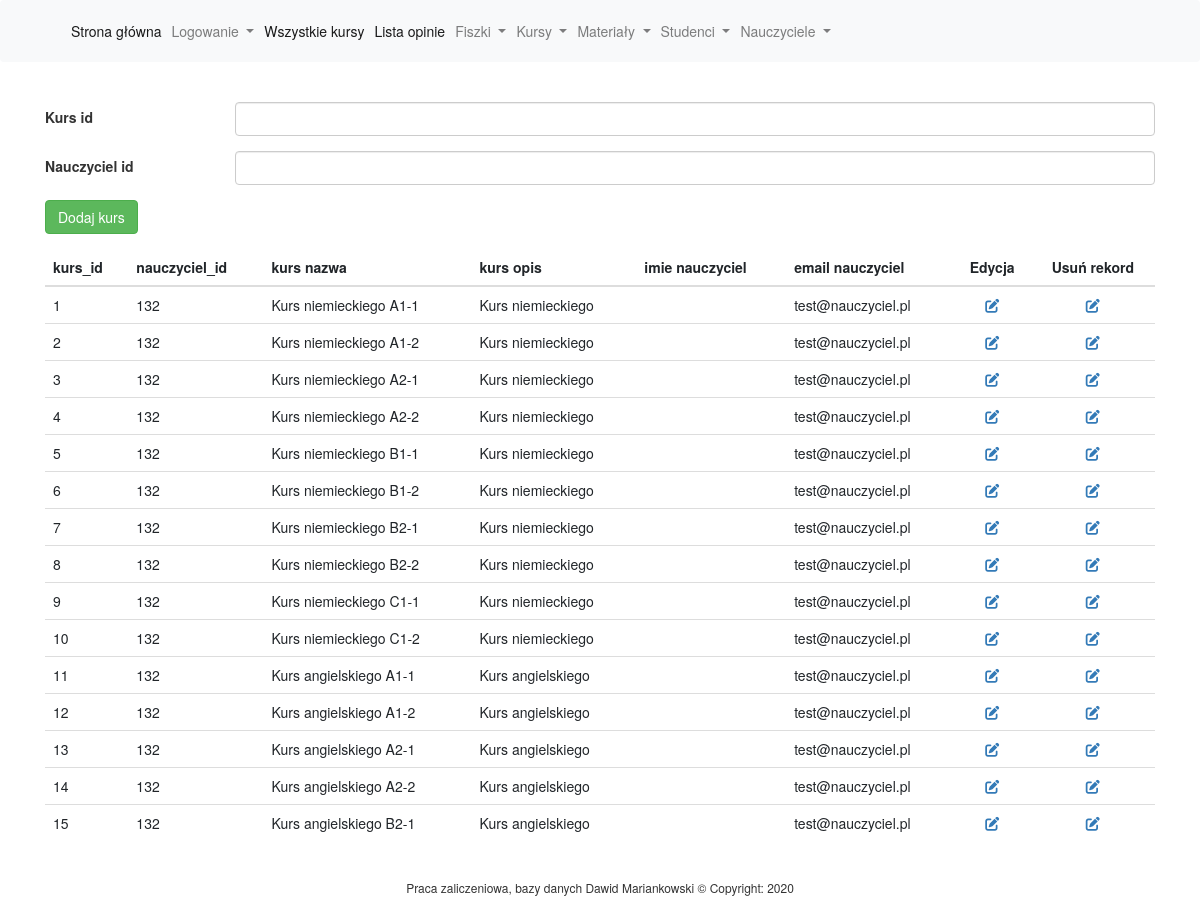
The app's page /dodaj-nauczyciela-do-kursu.php (signed in), older data.
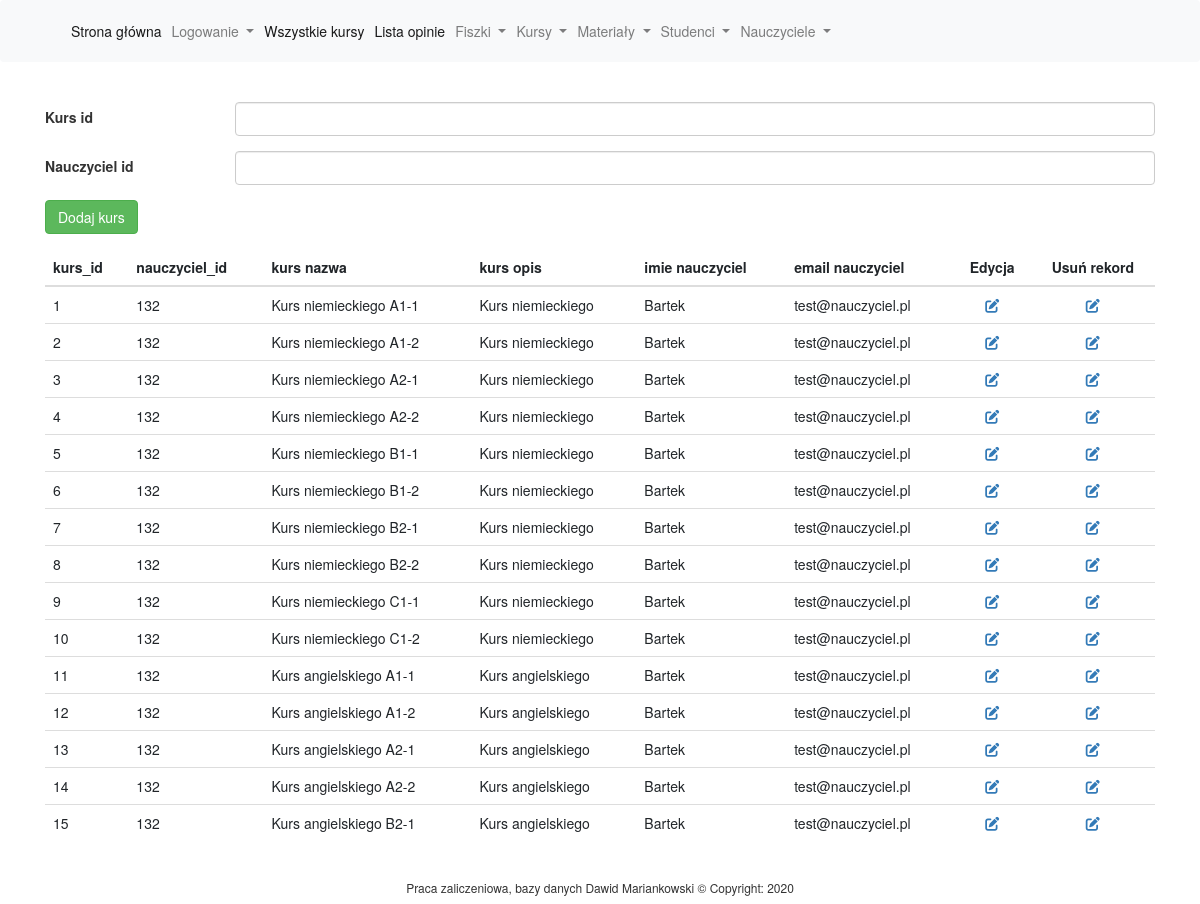
The same page, newer data.
### tables this page shows
CREATE TABLE `kurs_has_nauczyciel` (
  `kurs_kurs_id` int(11) NOT NULL,
  `nauczyciel_nauczyciel_id` int(11) NOT NULL
);

CREATE TABLE `kurs` (
  `kurs_id` int(11) NOT NULL,
  `nazwa` varchar(100) NOT NULL,
  `opis` text NOT NULL,
  `cena` int(5) NOT NULL,
  `zdjecie` varchar(150) DEFAULT NULL,
  `data_utworzenia` datetime NOT NULL DEFAULT current_timestamp(),
  `kategoria_kategoria_id` int(11) DEFAULT NULL
);

CREATE TABLE `nauczyciel` (
  `nauczyciel_id` int(11) NOT NULL,
  `imie` varchar(100) NOT NULL,
  `nazwisko` varchar(100) NOT NULL,
  `email` varchar(150) NOT NULL,
  `haslo` varchar(150) NOT NULL,
  `miniaturka_zdjecia` varchar(150) DEFAULT NULL,
  `data_dolaczenia` timestamp NOT NULL DEFAULT current_timestamp(),
  `uprawnienia` varchar(45) DEFAULT 'nauczyciel',
  `umowa_od_dnia` datetime DEFAULT NULL,
  `umowa_do_dnia` datetime DEFAULT NULL,
  `rodzaj_umowy` varchar(100) NOT NULL
);

### dodaj-nauczyciela-do-kursu.php (the view, shortened to what this page needs)
<?php
require_once('config.php');
        echo "działa"; ?>
<br>
<div class="container">
    <form method="post" action="">
        <div class="form-group row">
            <label for="kurs_kurs_id" class="col-sm-2 col-form-label">Kurs id</label>
            <div class="col-sm-10">
                <input type="text" class="form-control" id="kurs_kurs_id" name="kurs_kurs_id" value="">
            </div>
        </div>
        <div class="form-group row">
            <label for="nauczyciel_nauczyciel_id" class="col-sm-2 col-form-label">Nauczyciel id</label>
            <div class="col-sm-10">
                <input type="text" class="form-control" id="nauczyciel_nauczyciel_id" name="nauczyciel_nauczyciel_id"
                       value="<?php if (isset($id)) {
                           echo $id;
                       } ?>">
            </div>
        </div>
        <button type="submit" name="addRecord" class="btn btn-success">Dodaj kurs</button>
    </form>
    <?php
    $query2 = "Select kurs.nazwa,
       kurs.opis,
       kurs_has_nauczyciel.kurs_kurs_id,
       kurs_has_nauczyciel.nauczyciel_nauczyciel_id,
       nauczyciel.imie,
       nauczyciel.email
From kurs Inner Join
     kurs_has_nauczyciel On kurs_has_nauczyciel.kurs_kurs_id = kurs.kurs_id Inner Join
     nauczyciel On kurs_has_nauczyciel.nauczyciel_nauczyciel_id = nauczyciel.nauczyciel_id
";
    $results2 = $db_connection->query($query2);
    ?>
    <table class="table mt-4">
        <thead>
        <tr>
            <th> kurs_id</th>
            <th> nauczyciel_id</th>
            <th> kurs nazwa</th>
            <th> kurs opis</th>
            <th> imie nauczyciel</th>
            <th> email nauczyciel</th>
            <th class="text-center">Edycja</th>
            <th class="text-center">Usuń rekord</th>
        </tr>
        </thead>
        <tbody>
        <?php
        foreach ($results2 as $result2) {
            ?>
            <tr>
                <td><?php echo $result2['kurs_kurs_id'] ?></td>
                <td><?php echo $result2['nauczyciel_nauczyciel_id'] ?></td>
                <td><?php echo $result2['nazwa'] ?></td>
                <td><?php echo $result2['opis'] ?></td>
                <td><?php echo $result2['imie'] ?></td>
                <td><?php echo $result2['email'] ?></td>
                <td class="text-center"><a
                            href="edytuj-kurs-nauczyciela.php?id=<?php echo $result2['nauczyciel_nauczyciel_id'] ?>&amp;kurs_id=<?php echo $result2['kurs_kurs_id'] ?>">
                        <i class="fas fa-edit  "></i></a></td>
                <td class="text-center"><a
                            href="akcje/usun-kurs-nauczyciela.php?id=<?php echo $result2['nauczyciel_nauczyciel_id'] ?>&amp;kurs_id=<?php echo $result2['kurs_kurs_id'] ?>">
                        <i class="fas fa-edit  "></i></a></td>
            </tr>
            <?php
        }
        ?>
        </tbody>
    </table>
</div>
<?php include('footer.php'); ?>
</body>
</html>

Row changes from the older to the newer data that the page shows:
changed through a linked row, kurs_has_nauczyciel "Kurs niemieckiego A1-1": nauczyciel_nauczyciel.imie (not shown) → "Bartek"
changed through a linked row, kurs_has_nauczyciel "Kurs niemieckiego A1-2": nauczyciel_nauczyciel.imie (not shown) → "Bartek"
changed through a linked row, kurs_has_nauczyciel "Kurs niemieckiego A2-1": nauczyciel_nauczyciel.imie (not shown) → "Bartek"
changed through a linked row, kurs_has_nauczyciel "Kurs niemieckiego A2-2": nauczyciel_nauczyciel.imie (not shown) → "Bartek"
changed through a linked row, kurs_has_nauczyciel "Kurs niemieckiego B1-1": nauczyciel_nauczyciel.imie (not shown) → "Bartek"
changed through a linked row, kurs_has_nauczyciel "Kurs niemieckiego B1-2": nauczyciel_nauczyciel.imie (not shown) → "Bartek"
changed through a linked row, kurs_has_nauczyciel "Kurs niemieckiego B2-1": nauczyciel_nauczyciel.imie (not shown) → "Bartek"
changed through a linked row, kurs_has_nauczyciel "Kurs niemieckiego B2-2": nauczyciel_nauczyciel.imie (not shown) → "Bartek"
changed through a linked row, kurs_has_nauczyciel "Kurs niemieckiego C1-1": nauczyciel_nauczyciel.imie (not shown) → "Bartek"
changed through a linked row, kurs_has_nauczyciel "Kurs niemieckiego C1-2": nauczyciel_nauczyciel.imie (not shown) → "Bartek"
changed through a linked row, kurs_has_nauczyciel "Kurs angielskiego A1-1": nauczyciel_nauczyciel.imie (not shown) → "Bartek"
changed through a linked row, kurs_has_nauczyciel "Kurs angielskiego A1-2": nauczyciel_nauczyciel.imie (not shown) → "Bartek"
changed through a linked row, kurs_has_nauczyciel "Kurs angielskiego A2-1": nauczyciel_nauczyciel.imie (not shown) → "Bartek"
changed through a linked row, kurs_has_nauczyciel "Kurs angielskiego A2-2": nauczyciel_nauczyciel.imie (not shown) → "Bartek"
changed through a linked row, kurs_has_nauczyciel "Kurs angielskiego B2-1": nauczyciel_nauczyciel.imie (not shown) → "Bartek"
